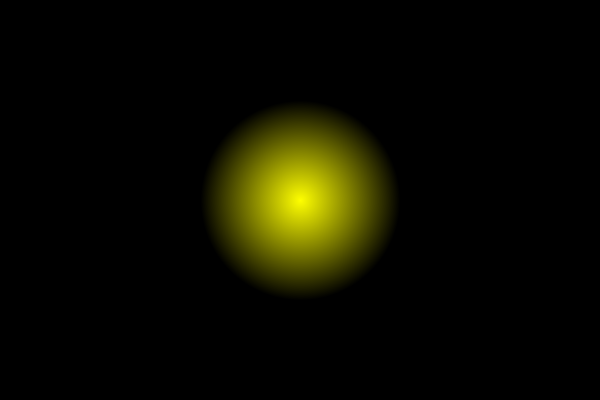
Frame 1 (no input)
Frame 60 (the mouse pressed at the canvas centre just before this capture): identical to frame 1, image omitted
Frame 120 (the mouse held since frame 60 and released just before this capture): identical to frame 1, image omitted

The Processing sketch that drew this single still picture (run headless with seeded random() and noise(); from frame 60 on, the mouse is pressed at the canvas centre):

// Processing sketch: blob1
// ── blob1.pde
PImage Img;

void setup() {
   size(600, 400);

   Img = createImage(width, height, RGB);
	
   color bgcolor = color(0, 0, 0);
   for (int y=0; y<height; y++) {
      for (int x=0; x<width; x++) {
         Img.set(x, y, bgcolor);
      }
   }

   Blob blob0 = new Blob(300, 200, 100);

   Img.loadPixels();
   blob0.render();
   Img.updatePixels();
   image(Img, 0, 0);
}

void draw() {
}

class Blob {
   float cx, cy;		// blob center
   float r;			// blob radius

   Blob(float acx, float acy, float ar) {
      cx = acx;
      cy = acy;
      r = ar;
   }

   void render() {
      for (float y=cy-r; y<cy+r; y++) {
         for (float x=cx-r; x<cx+r; x++) {
            float d = dist(x, y, cx, cy);
            if (d > r) continue;
            float h = map(d, 0, r, 1, 0);
            Img.set(int(x), int(y), color(255*h, 255*h, 0));
         }
      }
   }
}
